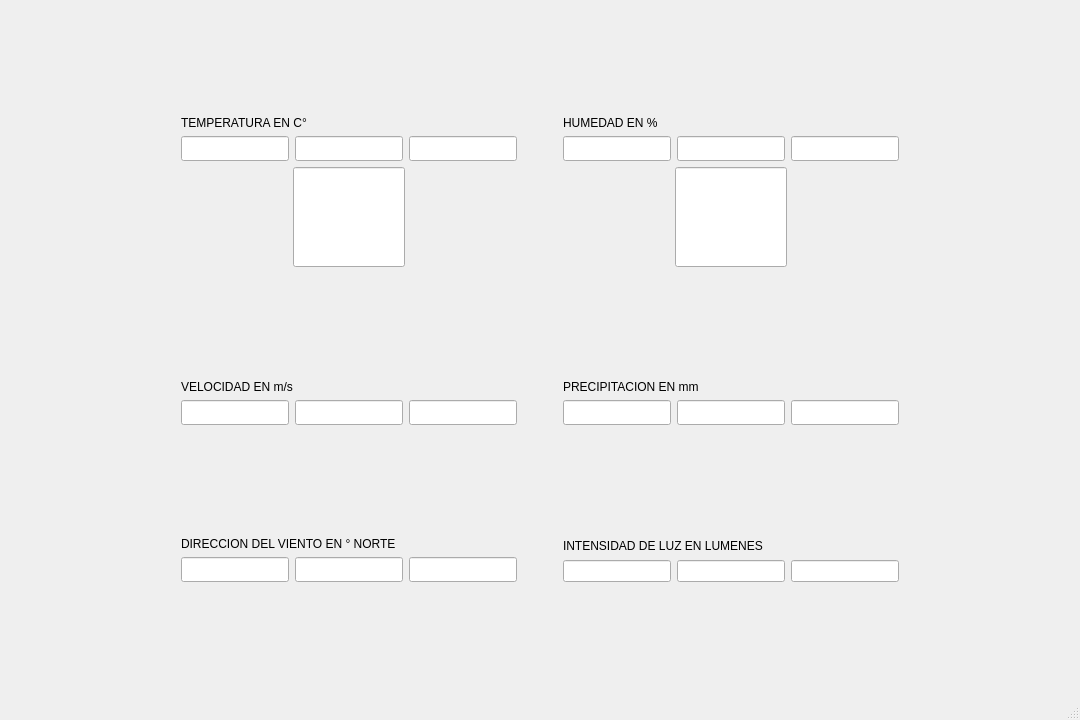
<?xml version="1.0" encoding="UTF-8"?>
<ui version="4.0">
 <class>MainWindow</class>
 <widget class="QMainWindow" name="MainWindow">
  <property name="geometry">
   <rect>
    <x>0</x>
    <y>0</y>
    <width>1080</width>
    <height>720</height>
   </rect>
  </property>
  <property name="windowTitle">
   <string>MainWindow</string>
  </property>
  <widget class="QWidget" name="centralwidget">
   <layout class="QGridLayout" name="gridLayout">
    <item row="0" column="0">
     <layout class="QVBoxLayout" name="verticalLayout_9">
      <item>
       <spacer name="verticalSpacer">
        <property name="orientation">
         <enum>Qt::Vertical</enum>
        </property>
        <property name="sizeHint" stdset="0">
         <size>
          <width>20</width>
          <height>40</height>
         </size>
        </property>
       </spacer>
      </item>
      <item>
       <layout class="QHBoxLayout" name="horizontalLayout_10">
        <item>
         <spacer name="horizontalSpacer_8">
          <property name="orientation">
           <enum>Qt::Horizontal</enum>
          </property>
          <property name="sizeHint" stdset="0">
           <size>
            <width>40</width>
            <height>20</height>
           </size>
          </property>
         </spacer>
        </item>
        <item>
         <layout class="QHBoxLayout" name="horizontalLayout_9">
          <item>
           <layout class="QVBoxLayout" name="verticalLayout_7">
            <item>
             <layout class="QVBoxLayout" name="verticalLayout_5">
              <item>
               <widget class="QLabel" name="label">
                <property name="text">
                 <string>TEMPERATURA EN C°</string>
                </property>
               </widget>
              </item>
              <item>
               <layout class="QHBoxLayout" name="horizontalLayout_6">
                <item>
                 <widget class="QLineEdit" name="Tmin">
                  <property name="minimumSize">
                   <size>
                    <width>50</width>
                    <height>25</height>
                   </size>
                  </property>
                  <property name="maximumSize">
                   <size>
                    <width>500</width>
                    <height>250</height>
                   </size>
                  </property>
                 </widget>
                </item>
                <item>
                 <widget class="QLineEdit" name="Tprom">
                  <property name="minimumSize">
                   <size>
                    <width>50</width>
                    <height>25</height>
                   </size>
                  </property>
                  <property name="maximumSize">
                   <size>
                    <width>500</width>
                    <height>250</height>
                   </size>
                  </property>
                 </widget>
                </item>
                <item>
                 <widget class="QLineEdit" name="Tmax">
                  <property name="minimumSize">
                   <size>
                    <width>50</width>
                    <height>25</height>
                   </size>
                  </property>
                  <property name="maximumSize">
                   <size>
                    <width>500</width>
                    <height>250</height>
                   </size>
                  </property>
                 </widget>
                </item>
               </layout>
              </item>
             </layout>
            </item>
            <item>
             <layout class="QHBoxLayout" name="horizontalLayout_7">
              <item>
               <spacer name="horizontalSpacer">
                <property name="orientation">
                 <enum>Qt::Horizontal</enum>
                </property>
                <property name="sizeHint" stdset="0">
                 <size>
                  <width>40</width>
                  <height>20</height>
                 </size>
                </property>
               </spacer>
              </item>
              <item>
               <widget class="QLineEdit" name="ledT">
                <property name="minimumSize">
                 <size>
                  <width>100</width>
                  <height>100</height>
                 </size>
                </property>
                <property name="baseSize">
                 <size>
                  <width>100</width>
                  <height>100</height>
                 </size>
                </property>
               </widget>
              </item>
              <item>
               <spacer name="horizontalSpacer_2">
                <property name="orientation">
                 <enum>Qt::Horizontal</enum>
                </property>
                <property name="sizeHint" stdset="0">
                 <size>
                  <width>40</width>
                  <height>20</height>
                 </size>
                </property>
               </spacer>
              </item>
             </layout>
            </item>
           </layout>
          </item>
          <item>
           <spacer name="horizontalSpacer_5">
            <property name="orientation">
             <enum>Qt::Horizontal</enum>
            </property>
            <property name="sizeHint" stdset="0">
             <size>
              <width>40</width>
              <height>20</height>
             </size>
            </property>
           </spacer>
          </item>
          <item>
           <layout class="QVBoxLayout" name="verticalLayout_8">
            <item>
             <layout class="QVBoxLayout" name="verticalLayout_6">
              <item>
               <widget class="QLabel" name="label_2">
                <property name="text">
                 <string>HUMEDAD EN %</string>
                </property>
               </widget>
              </item>
              <item>
               <layout class="QHBoxLayout" name="horizontalLayout_5">
                <item>
                 <widget class="QLineEdit" name="Hmin">
                  <property name="minimumSize">
                   <size>
                    <width>50</width>
                    <height>25</height>
                   </size>
                  </property>
                  <property name="maximumSize">
                   <size>
                    <width>500</width>
                    <height>250</height>
                   </size>
                  </property>
                 </widget>
                </item>
                <item>
                 <widget class="QLineEdit" name="Hprom">
                  <property name="minimumSize">
                   <size>
                    <width>50</width>
                    <height>25</height>
                   </size>
                  </property>
                  <property name="maximumSize">
                   <size>
                    <width>500</width>
                    <height>250</height>
                   </size>
                  </property>
                 </widget>
                </item>
                <item>
                 <widget class="QLineEdit" name="Hmax">
                  <property name="minimumSize">
                   <size>
                    <width>50</width>
                    <height>25</height>
                   </size>
                  </property>
                  <property name="maximumSize">
                   <size>
                    <width>500</width>
                    <height>250</height>
                   </size>
                  </property>
                 </widget>
                </item>
               </layout>
              </item>
             </layout>
            </item>
            <item>
             <layout class="QHBoxLayout" name="horizontalLayout_8">
              <item>
               <spacer name="horizontalSpacer_3">
                <property name="orientation">
                 <enum>Qt::Horizontal</enum>
                </property>
                <property name="sizeHint" stdset="0">
                 <size>
                  <width>40</width>
                  <height>20</height>
                 </size>
                </property>
               </spacer>
              </item>
              <item>
               <widget class="QLineEdit" name="ledH">
                <property name="minimumSize">
                 <size>
                  <width>100</width>
                  <height>100</height>
                 </size>
                </property>
                <property name="baseSize">
                 <size>
                  <width>125</width>
                  <height>63</height>
                 </size>
                </property>
               </widget>
              </item>
              <item>
               <spacer name="horizontalSpacer_4">
                <property name="orientation">
                 <enum>Qt::Horizontal</enum>
                </property>
                <property name="sizeHint" stdset="0">
                 <size>
                  <width>40</width>
                  <height>20</height>
                 </size>
                </property>
               </spacer>
              </item>
             </layout>
            </item>
           </layout>
          </item>
         </layout>
        </item>
        <item>
         <spacer name="horizontalSpacer_11">
          <property name="orientation">
           <enum>Qt::Horizontal</enum>
          </property>
          <property name="sizeHint" stdset="0">
           <size>
            <width>40</width>
            <height>20</height>
           </size>
          </property>
         </spacer>
        </item>
       </layout>
      </item>
      <item>
       <spacer name="verticalSpacer_4">
        <property name="orientation">
         <enum>Qt::Vertical</enum>
        </property>
        <property name="sizeHint" stdset="0">
         <size>
          <width>20</width>
          <height>40</height>
         </size>
        </property>
       </spacer>
      </item>
      <item>
       <layout class="QHBoxLayout" name="horizontalLayout_12">
        <item>
         <spacer name="horizontalSpacer_9">
          <property name="orientation">
           <enum>Qt::Horizontal</enum>
          </property>
          <property name="sizeHint" stdset="0">
           <size>
            <width>40</width>
            <height>20</height>
           </size>
          </property>
         </spacer>
        </item>
        <item>
         <layout class="QHBoxLayout" name="horizontalLayout_11">
          <item>
           <layout class="QVBoxLayout" name="verticalLayout_2">
            <item>
             <widget class="QLabel" name="label_3">
              <property name="text">
               <string>VELOCIDAD EN m/s</string>
              </property>
             </widget>
            </item>
            <item>
             <layout class="QHBoxLayout" name="horizontalLayout_4">
              <item>
               <widget class="QLineEdit" name="Vmin">
                <property name="minimumSize">
                 <size>
                  <width>50</width>
                  <height>25</height>
                 </size>
                </property>
                <property name="maximumSize">
                 <size>
                  <width>500</width>
                  <height>250</height>
                 </size>
                </property>
               </widget>
              </item>
              <item>
               <widget class="QLineEdit" name="Vprom">
                <property name="minimumSize">
                 <size>
                  <width>50</width>
                  <height>25</height>
                 </size>
                </property>
                <property name="maximumSize">
                 <size>
                  <width>500</width>
                  <height>250</height>
                 </size>
                </property>
               </widget>
              </item>
              <item>
               <widget class="QLineEdit" name="Vmax">
                <property name="minimumSize">
                 <size>
                  <width>50</width>
                  <height>25</height>
                 </size>
                </property>
                <property name="maximumSize">
                 <size>
                  <width>500</width>
                  <height>250</height>
                 </size>
                </property>
               </widget>
              </item>
             </layout>
            </item>
           </layout>
          </item>
          <item>
           <spacer name="horizontalSpacer_6">
            <property name="orientation">
             <enum>Qt::Horizontal</enum>
            </property>
            <property name="sizeHint" stdset="0">
             <size>
              <width>40</width>
              <height>20</height>
             </size>
            </property>
           </spacer>
          </item>
          <item>
           <layout class="QVBoxLayout" name="verticalLayout_3">
            <item>
             <widget class="QLabel" name="label_5">
              <property name="text">
               <string>PRECIPITACION EN mm</string>
              </property>
             </widget>
            </item>
            <item>
             <layout class="QHBoxLayout" name="horizontalLayout_2">
              <item>
               <widget class="QLineEdit" name="Pmin">
                <property name="minimumSize">
                 <size>
                  <width>50</width>
                  <height>25</height>
                 </size>
                </property>
                <property name="maximumSize">
                 <size>
                  <width>500</width>
                  <height>250</height>
                 </size>
                </property>
               </widget>
              </item>
              <item>
               <widget class="QLineEdit" name="Pprom">
                <property name="minimumSize">
                 <size>
                  <width>50</width>
                  <height>25</height>
                 </size>
                </property>
                <property name="maximumSize">
                 <size>
                  <width>500</width>
                  <height>250</height>
                 </size>
                </property>
               </widget>
              </item>
              <item>
               <widget class="QLineEdit" name="Pmax">
                <property name="minimumSize">
                 <size>
                  <width>50</width>
                  <height>25</height>
                 </size>
                </property>
                <property name="maximumSize">
                 <size>
                  <width>500</width>
                  <height>250</height>
                 </size>
                </property>
               </widget>
              </item>
             </layout>
            </item>
           </layout>
          </item>
         </layout>
        </item>
        <item>
         <spacer name="horizontalSpacer_12">
          <property name="orientation">
           <enum>Qt::Horizontal</enum>
          </property>
          <property name="sizeHint" stdset="0">
           <size>
            <width>40</width>
            <height>20</height>
           </size>
          </property>
         </spacer>
        </item>
       </layout>
      </item>
      <item>
       <spacer name="verticalSpacer_2">
        <property name="orientation">
         <enum>Qt::Vertical</enum>
        </property>
        <property name="sizeHint" stdset="0">
         <size>
          <width>20</width>
          <height>40</height>
         </size>
        </property>
       </spacer>
      </item>
      <item>
       <layout class="QHBoxLayout" name="horizontalLayout_14">
        <item>
         <spacer name="horizontalSpacer_10">
          <property name="orientation">
           <enum>Qt::Horizontal</enum>
          </property>
          <property name="sizeHint" stdset="0">
           <size>
            <width>40</width>
            <height>20</height>
           </size>
          </property>
         </spacer>
        </item>
        <item>
         <layout class="QHBoxLayout" name="horizontalLayout_13">
          <item>
           <layout class="QVBoxLayout" name="verticalLayout">
            <item>
             <widget class="QLabel" name="label_4">
              <property name="text">
               <string>DIRECCION DEL VIENTO EN ° NORTE</string>
              </property>
             </widget>
            </item>
            <item>
             <layout class="QHBoxLayout" name="horizontalLayout_3">
              <item>
               <widget class="QLineEdit" name="Dmin">
                <property name="minimumSize">
                 <size>
                  <width>50</width>
                  <height>25</height>
                 </size>
                </property>
                <property name="maximumSize">
                 <size>
                  <width>500</width>
                  <height>250</height>
                 </size>
                </property>
               </widget>
              </item>
              <item>
               <widget class="QLineEdit" name="Dprom">
                <property name="minimumSize">
                 <size>
                  <width>50</width>
                  <height>25</height>
                 </size>
                </property>
                <property name="maximumSize">
                 <size>
                  <width>500</width>
                  <height>250</height>
                 </size>
                </property>
               </widget>
              </item>
              <item>
               <widget class="QLineEdit" name="Dmax">
                <property name="minimumSize">
                 <size>
                  <width>50</width>
                  <height>25</height>
                 </size>
                </property>
                <property name="maximumSize">
                 <size>
                  <width>500</width>
                  <height>250</height>
                 </size>
                </property>
               </widget>
              </item>
             </layout>
            </item>
           </layout>
          </item>
          <item>
           <spacer name="horizontalSpacer_7">
            <property name="orientation">
             <enum>Qt::Horizontal</enum>
            </property>
            <property name="sizeHint" stdset="0">
             <size>
              <width>40</width>
              <height>20</height>
             </size>
            </property>
           </spacer>
          </item>
          <item>
           <layout class="QVBoxLayout" name="verticalLayout_4">
            <item>
             <widget class="QLabel" name="label_6">
              <property name="text">
               <string>INTENSIDAD DE LUZ EN LUMENES</string>
              </property>
             </widget>
            </item>
            <item>
             <layout class="QHBoxLayout" name="horizontalLayout">
              <item>
               <widget class="QLineEdit" name="Lmin">
                <property name="minimumSize">
                 <size>
                  <width>10</width>
                  <height>5</height>
                 </size>
                </property>
                <property name="maximumSize">
                 <size>
                  <width>500</width>
                  <height>250</height>
                 </size>
                </property>
               </widget>
              </item>
              <item>
               <widget class="QLineEdit" name="Lprom">
                <property name="minimumSize">
                 <size>
                  <width>10</width>
                  <height>5</height>
                 </size>
                </property>
                <property name="maximumSize">
                 <size>
                  <width>500</width>
                  <height>250</height>
                 </size>
                </property>
               </widget>
              </item>
              <item>
               <widget class="QLineEdit" name="Lmax">
                <property name="minimumSize">
                 <size>
                  <width>10</width>
                  <height>5</height>
                 </size>
                </property>
                <property name="maximumSize">
                 <size>
                  <width>500</width>
                  <height>250</height>
                 </size>
                </property>
               </widget>
              </item>
             </layout>
            </item>
           </layout>
          </item>
         </layout>
        </item>
        <item>
         <spacer name="horizontalSpacer_13">
          <property name="orientation">
           <enum>Qt::Horizontal</enum>
          </property>
          <property name="sizeHint" stdset="0">
           <size>
            <width>40</width>
            <height>20</height>
           </size>
          </property>
         </spacer>
        </item>
       </layout>
      </item>
      <item>
       <spacer name="verticalSpacer_3">
        <property name="orientation">
         <enum>Qt::Vertical</enum>
        </property>
        <property name="sizeHint" stdset="0">
         <size>
          <width>20</width>
          <height>40</height>
         </size>
        </property>
       </spacer>
      </item>
     </layout>
    </item>
   </layout>
  </widget>
  <widget class="QMenuBar" name="menubar">
   <property name="geometry">
    <rect>
     <x>0</x>
     <y>0</y>
     <width>1080</width>
     <height>20</height>
    </rect>
   </property>
  </widget>
  <widget class="QStatusBar" name="statusbar"/>
 </widget>
 <resources/>
 <connections/>
</ui>
